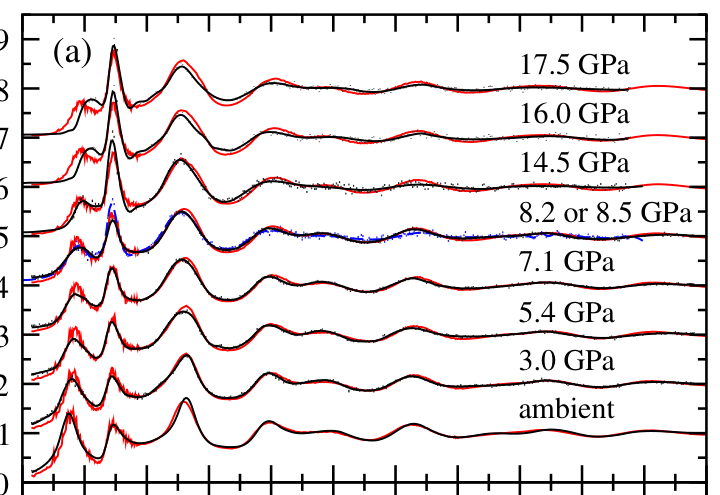
#> input picture 05_doc/zeidler_figs/Fig1a_neutron_Sk.png, 720 x 495 px
$ python digitize_zeidler_sq.py
#> lines starting #> are read from the running program, lines starting #| are printed output that depends on the picture; after the words box and inside, x2 and y2 are one past the last pixel; in counts of white or black regions, pixels touching at a corner belong together
#!/usr/bin/env python
"""Zeidler PRL 113, 135501 (2014) Fig. 1(a) ambient 곡선 digitize.

무엇을 뽑나 — **색이 곧 의미다. 헷갈리면 결과가 뒤집힌다.**
    캡션: "solid (black) curves ... give spline fits to the **measured data**"
          "the solid light (red) curves show the **TS MD results**"
    → 검정 = 중성자 회절 **실험**,  빨강 = Tangney-Scandolo 포텐셜 **MD 계산**
    (빨강이 노이즈가 있어 실험처럼 보이지만 반대다. MD 의 S(q) 가 유한 셀 때문에 거친 것.)

★ 빨강(TS MD)은 **뽑지 않는다.** TS 가 실험과 잘 맞아서 빨간 곡선이 검은 곡선 **아래
  깔려 대부분 안 보인다.** 억지로 추적하면 409점 중 269점만 잡히고 FSDP 꼭짓점을
  놓쳐 진폭이 1.09 로 나온다(실제로는 실험과 비슷할 것). 잘못된 숫자를 만드느니 뺀다.
  "TS 가 실험을 잘 재현한다"는 논문 본문 문장으로 인용하면 충분하다:
  "The simulations give a good account of the neutron diffraction results."
  → 역설적이지만 **digitize 가 안 되는 것 자체가 둘이 겹친다는 증거**다.

    ambient 는 패널 (a) 의 **맨 아래 곡선**이고 offset 0 이다 (고 k 에서 1 로 수렴).
    위 곡선(3.0 GPa)은 +1 오프셋. 그래서 열마다 **가장 아래 덩어리**를 잡으면 분리된다.
    (패널 안 "ambient" 글자도 곡선보다 위에 있어 같은 규칙으로 걸러진다.)

입력: 05_doc/zeidler_figs/Fig1a_neutron_Sk.png  (원논문 PDF 를 4배로 렌더해 패널만 자른 것)
출력: 04_analysis/dat/zeidler_sq_ambient.dat   (k, S_exp)

축 보정 — 잘라낸 이미지 기준 (원 페이지 좌표에서 370, 180 을 뺀 값)
    x: 주눈금 11개가 62.12 px 간격, 2 Å⁻¹ 마다  → 31.06 px / Å⁻¹, k=0 이 x=22
    y: 주눈금 9개가 49.25 px 간격, S 1 마다     → S=0 이 y=481.25
"""
from pathlib import Path

import numpy as np
from PIL import Image

ROOT = Path(__file__).resolve().parents[2]
SRC = ROOT / "05_doc/zeidler_figs/Fig1a_neutron_Sk.png"
OUT = ROOT / "04_analysis/dat/zeidler_sq_ambient.dat"

X_K0, PX_PER_K = 22.0, 31.06          # 잘라낸 이미지 기준
Y_S0, PX_PER_S = 481.25, 49.25
KMIN, KMAX = 0.8, 21.2                # 양끝은 축 눈금(안쪽으로 뻗음)이 곡선과 섞인다

im = np.array(Image.open(SRC).convert("RGB")).astype(int)
H, W, _ = im.shape
#> H = 495; W = 720
r, g, b = im[:, :, 0], im[:, :, 1], im[:, :, 2]
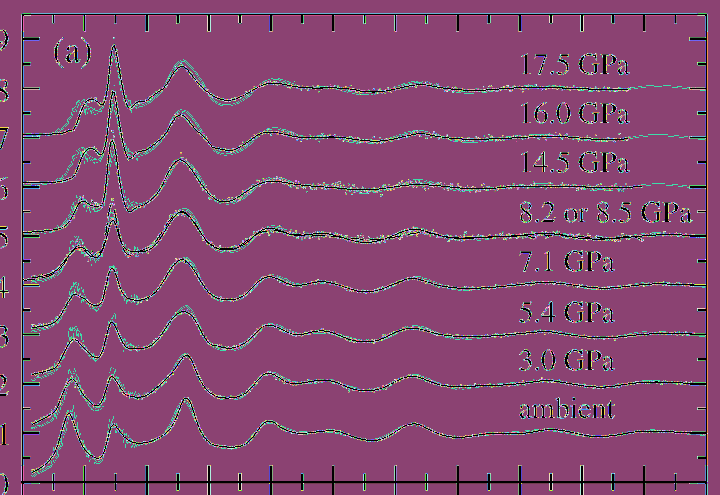
#> r: shape (495, 720) int64; 256 distinct labels, from 0 to 255; one colour per label, 0 black
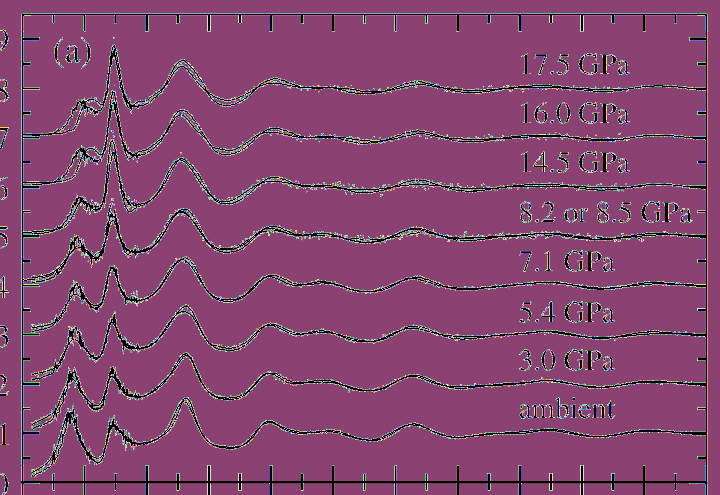
#> g: shape (495, 720) int64; 255 distinct labels, from 0 to 255; one colour per label, 0 black
#> b: shape (495, 720) int64; 256 distinct labels, from 0 to 255

black = (r < 120) & (g < 120) & (b < 120)
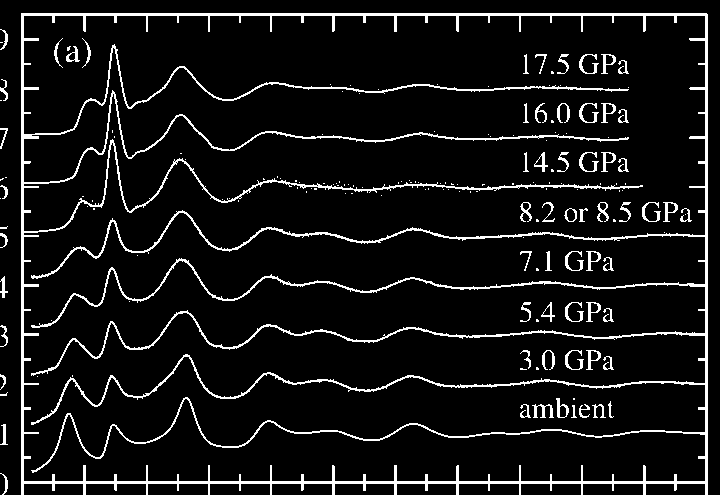
#> black: shape (495, 720) bool; 8% white in thin lines or dots
red = (r > 130) & (r - g > 60) & (r - b > 60)
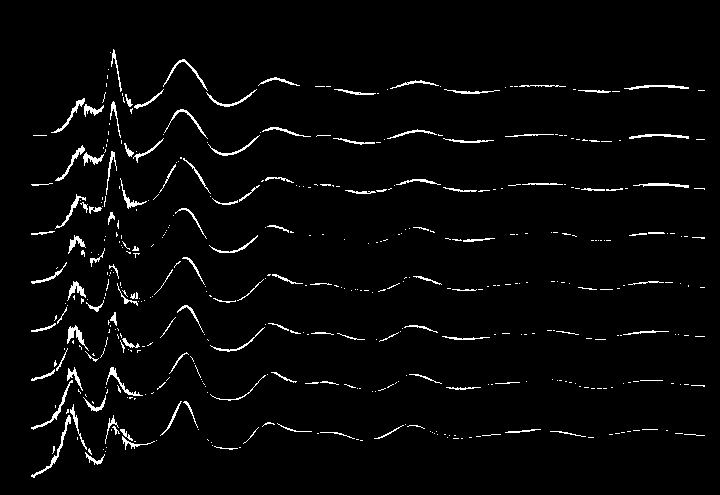
#> red: shape (495, 720) bool; 2.9% white in thin lines or dots, all inside (x1, y1, x2, y2) = (31, 49, 705, 478)
# 패널 안쪽만 (테두리 제외)
# ★ 탐색 영역은 **눈금선을 확실히 뺀** 안쪽이어야 한다.
#   이 그림의 눈금은 축에서 **안쪽으로** 뻗어 있어, 넉넉히 잡으면 곡선으로 오인된다.
#   실제로 씨앗 열이 하필 k=5.0 눈금 위라 실험 곡선 추적이 통째로 실패했다.
inside = np.zeros_like(black)
inside[15:462, 45:686] = True          # 아래 눈금(S<0.4)·좌우 눈금 제외
black &= inside
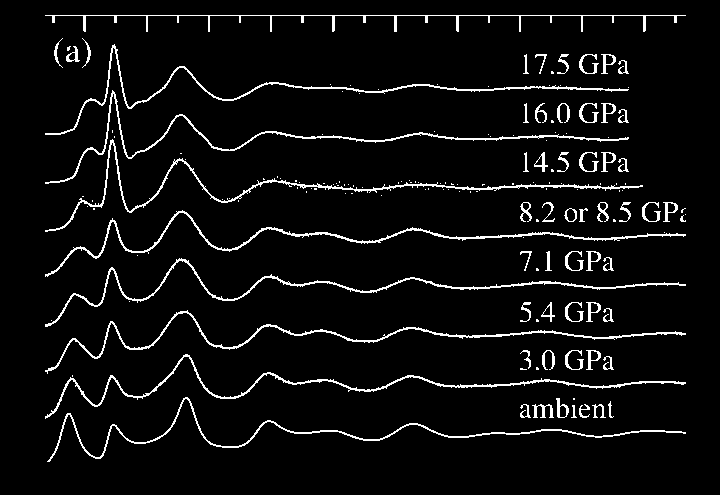
#> black: shape (495, 720) bool; 5.3% white in thin lines or dots, all inside (x1, y1, x2, y2) = (45, 15, 686, 462)
red &= inside
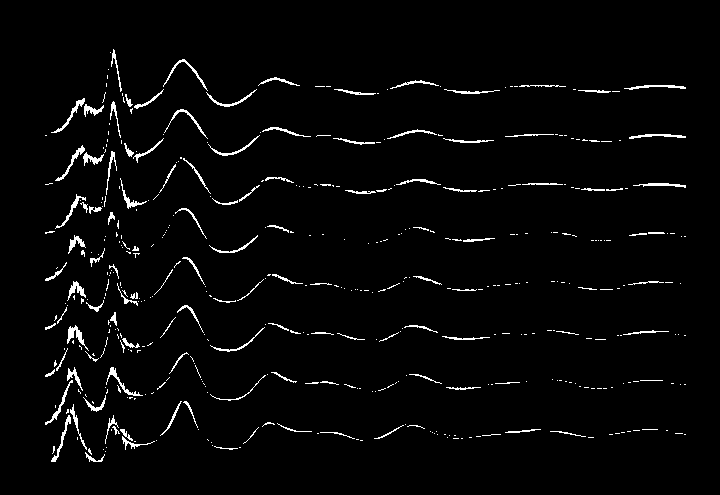
#> red: shape (495, 720) bool; 2.7% white in thin lines or dots, all inside (x1, y1, x2, y2) = (45, 49, 686, 462)


def clusters(mask, x, gap=6):
    """열 x 의 모든 덩어리 중심을 S 값으로 (아래→위 순)."""
    ys = np.where(mask[:, x])[0]
    if len(ys) == 0:
        return []
    cl, cur = [], [ys[0]]
    for y in ys[1:]:
        if y - cur[-1] <= gap:
            cur.append(y)
        else:
            cl.append(cur); cur = [y]
    cl.append(cur)
    return sorted([(Y_S0 - float(np.mean(c))) / PX_PER_S for c in cl])


def track(mask, k_grid, cols, seed_k=5.3, dmax=0.18):   # 씨앗은 눈금(정수 k) 피해서
    """연속성 추적. 씨앗 열에서 **맨 아래** 덩어리로 시작해 양방향으로 따라간다.

    맨 아래만 보면 안 되는 이유: ambient 빨간 곡선이 검은 스플라인에 가려지는 열에서는
    **위 압력(3.0 GPa, offset +1)의 빨간 곡선을 잘못 집는다.** 실제로 k>14 에서 S≈1.9 가
    섞여 들어갔다. 직전 열 값에 가장 가까운 덩어리를 고르면 그 도약이 걸러진다.
    """
    n = len(k_grid)
    i0 = int(np.argmin(np.abs(k_grid - seed_k)))
    v = np.full(n, np.nan)
    c0 = clusters(mask, cols[i0])
    if not c0:
        return v
    v[i0] = c0[0]
    for rng_ in (range(i0 + 1, n), range(i0 - 1, -1, -1)):
        prev = v[i0]
        for i in rng_:
            cs = clusters(mask, cols[i])
            if cs:
                cand = min(cs, key=lambda s: abs(s - prev))
                if abs(cand - prev) <= dmax:
                    v[i] = cand
                    prev = cand
    return v


k_grid = np.arange(KMIN, KMAX + 1e-9, 0.05)
cols = np.clip(np.round(X_K0 + k_grid * PX_PER_K).astype(int), 0, W - 1)
#> cols = 409 values from 47 to 680
out = np.column_stack([k_grid, track(black, k_grid, cols)])
#> in clusters, `ys = np.where(mask[:, x])[0]`: ys = 26 values from 15 to 399
#> in clusters, `cl, cur = [], [ys[0]]`: cl = []; cur = [15]
#> the loop in clusters, `for y in ys[1:]:` made 25 passes
#> (y, cur) on passes 1, 4, 7, 10, 13, 16, 20, 23: (69, [69]), (118, [118]), (163, [163]), (213, [213]), (261, [261]), (310, [310]), (354, [354]), (397, [397])
#> y on passes 2, 3, 5, 6, 8, 9: 70, 71, 119, 120, 164, 165
#> after the loop in clusters, `for y in ys[1:]:`: cl = [[15], [69, 70, 71], [118, 119, 120], [163, 164, 165], [213, 214, 215], [261, 262, 263], [310, 311, 312, 313], [354, 355, 356]]
#> in track, `c0 = clusters(mask, cols[i0])`: c0 = [1.69, 2.56, 3.45, 4.45, 5.43, 6.44, 7.36, 8.35, 9.47]
#> the loop in track, `for rng_ in (range(i0 + 1, n), range(i0 - 1, -1, -1)):` made 2 passes
#> after the loop in track, `for rng_ in (range(i0 + 1, n), range(i0 - 1, -1, -1)):`: v = 409 values, max 1.7 at index 89, min 0.411 at index 0, mean 0.969
#> out = 409 pairs, first value 0.8 to 21.2, second value 0.411 to 1.7

# 튀는 점 제거: 이웃 중앙값에서 크게 벗어나면 버린다 (글자·눈금 잔재)
v = out[:, 1]
med = np.array([np.nanmedian(v[max(0, i-4):i+5]) for i in range(len(v))])
#> med = 409 values, max 1.62 at index 87, min 0.462 at index 0, mean 0.967
v[np.abs(v - med) > 0.25] = np.nan

np.savetxt(OUT, out, fmt="%.4f",
           header="Zeidler PRL 113, 135501 (2014) Fig.1(a) ambient 에서 digitize\n"
                  "검정 곡선 = 중성자 회절 실험(스플라인 피팅)\n"
                  "k(1/A)  S_exp")
print(f"-> {OUT}")

for c, nm in ((1, "실험"),):
    v = out[:, c]
    ok = np.isfinite(v)
    m = ok & (out[:, 0] > 1.0) & (out[:, 0] < 2.2)
    kk, ss = out[m, 0], v[m]
    i = np.argmax(ss)
    d = (ss[i-1] - ss[i+1]) / (2 * (ss[i-1] - 2*ss[i] + ss[i+1]))
    qpk = kk[i] + d * (kk[i+1] - kk[i-1]) / 2
    hi = ok & (out[:, 0] > 14)
    print(f"  {nm:6s}: 유효 {ok.sum()}/{len(v)}점,  FSDP q={qpk:.3f} S={ss[i]:.3f},  "
          f"고k(>14) 평균 {v[hi].mean():.3f} (1 이어야 정상)")
#> this loop made 1 pass
#> (i, d, qpk) on pass 1: (10, 0, 1.5)
#|   실험    : 유효 409/409점,  FSDP q=1.500 S=1.376,  고k(>14) 평균 0.985 (1 이어야 정상)
